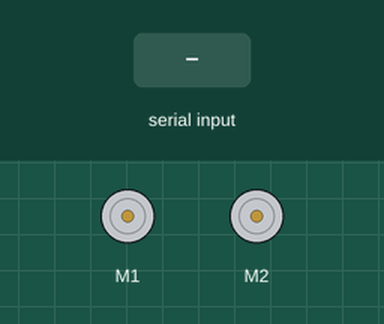
Simulated run of this sketch. Board: Arduino Uno, built with avr-gcc and run on an emulated ATmega328P. Parts: 2 × DC motor (green arrow = forward, orange = backward, longer = faster). The inputs (shaded band) are chosen by the test bench.

Above: at 1.2 s.
1.3 s: "F" received over Serial
At 2.3 s:
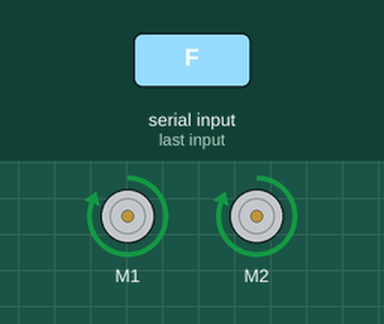
2.8 s: "B" received over Serial
At 3.5 s:
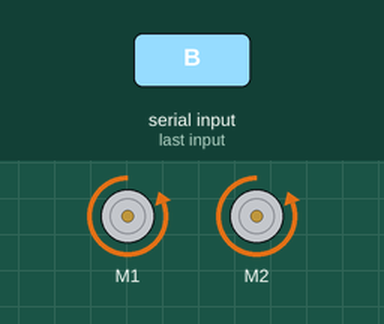
4.3 s: "L" received over Serial
At 4.6 s:
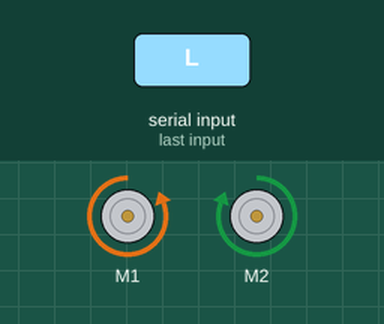
5.8 s: "R" received over Serial
At 7.0 s:
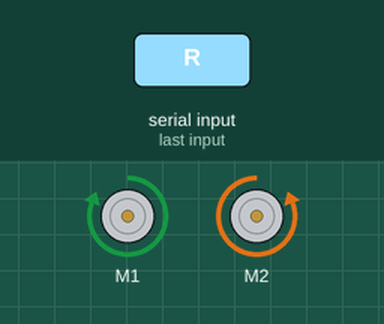
7.3 s: "1" received over Serial
At 8.1 s:
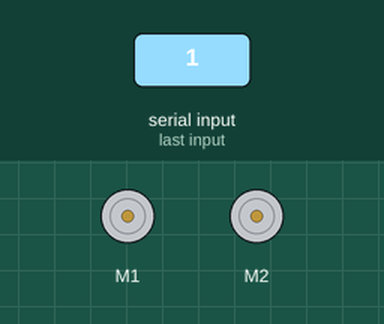
Timing chart, 0 to 9.8 s (numbered marks = the images above; inputs shaded):
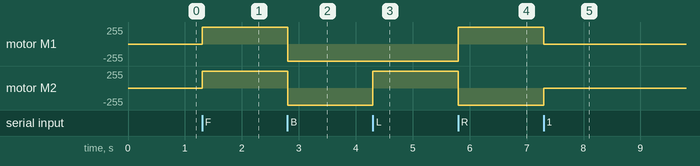

The sketch:

Tank.ino
```cpp
#include <AFMotor.h>

//initial motors pin
AF_DCMotor motor1(1, MOTOR12_1KHZ);
AF_DCMotor motor2(2, MOTOR12_1KHZ);

char command;

void setup()
{
  Serial.begin(9600);  //Set the baud rate to your Bluetooth module.
}

void loop(){
  if(Serial.available() > 0){
    command = Serial.read();
    Stop();
    switch(command){
    case 'F':
      forward();
      break;
    case 'B':
       back();
      break;
    case 'L':
      left();
      break;
    case 'R':
      right();
      break;
    }
  }
}

void forward()
{
  motor1.setSpeed(255);  //Set the left motor in maximum force.
  motor1.run(FORWARD);   //Set the direction of rotation of the left motor.
  motor2.setSpeed(255);  //Set the right motor in maximum force.
  motor2.run(FORWARD);   //Set the direction of rotation of the right motor.
}

void back()
{
  motor1.setSpeed(255);   //Set the left motor in maximum force.
  motor1.run(BACKWARD);   //Set the direction of rotation of the left motor.
  motor2.setSpeed(255);   //Set the right motor in maximum force.
  motor2.run(BACKWARD);   //Set the direction of rotation of the right motor.
}

void left()
{
  motor1.setSpeed(255);   //Set the left motor in maximum force.
  motor1.run(BACKWARD);   //Set the direction of rotation of the left motor.
  motor2.setSpeed(255);   //Set the right motor in maximum force.
  motor2.run(FORWARD);    //Set the direction of rotation of the right motor.
}

void right()
{
  motor1.setSpeed(255);   //Set the left motor in maximum force.
  motor1.run(FORWARD);    //Set the direction of rotation of the left motor.
  motor2.setSpeed(255);   //Set the right motor in maximum force.
  motor2.run(BACKWARD);   //Set the direction of rotation of the right motor.
}

void Stop()
{
  motor1.setSpeed(0);    //Set the left motor speed.
  motor1.run(RELEASE);   //STOP the left motor.
  motor2.setSpeed(0);    //Set the right motor speed.
  motor2.run(RELEASE);   //STOP the right motor.
}
```

Measured:
- after the input at 1.3 s, motor M1, motor M2: stopped → forward 255/255 at once
- after the input at 2.8 s, motor M1, motor M2: forward 255/255 → backward 255/255 at once
- after the input at 4.3 s, motor M2: backward 255/255 → forward 255/255 at once
- after the input at 5.8 s, motor M1: backward 255/255 → forward 255/255 at once; motor M2: forward 255/255 → backward 255/255 at once
- after the input at 7.3 s, motor M1: forward 255/255 → stopped at once; motor M2: backward 255/255 → stopped at once
